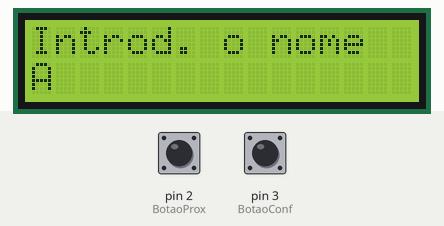
This sketch was run on a simulated Arduino Uno, built with avr-gcc and run on an emulated ATmega328P. Shown: 16×2 character LCD. The inputs (shaded band) are chosen by the test bench; at power-on: pin 2 (BotaoProx) HIGH, pin 3 (BotaoConf) HIGH. What the sketch prints to the serial monitor is not drawn.

Above: at 1.2 s.
1.3 s: pin 2 (BotaoProx) pulled LOW for 3.2 s
At 5.5 s:
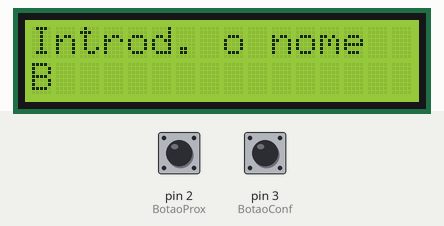
6.0 s: pin 3 (BotaoConf) pulled LOW for 3.2 s
At 8.6 s:
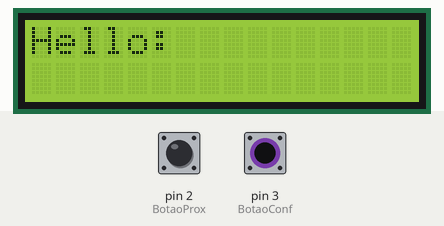
Timing chart, 0 to 10.1 s (numbered marks = the images above; inputs shaded):
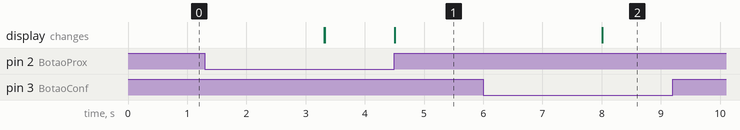

The sketch:

Code_5_.ino
```cpp
#include <Adafruit_LiquidCrystal.h>
#define BotaoProx 2
#define BotaoConf 3
int pos = 0, l = 0;
unsigned long tempoProx = 0, tempoConf = 0;
char caracteres[] = "ABCDEFGHIJKLMNOPQRSTUVWXYZabcdefghijklmnopqrstuvwxyz .<";
char nome[15] = "";
bool nomeConcluido = false;
Adafruit_LiquidCrystal lcd_1(0);

void setup() {
  pinMode(2, INPUT_PULLUP);
  pinMode(3, INPUT_PULLUP);
  Serial.begin(9600);
  lcd_1.begin(16, 2);
  lcd_1.print("Introd. o nome");
}

void loop() {
  if (nomeConcluido) {
    return;
  }

  lcd_1.setCursor(pos, 1);
  lcd_1.print(caracteres[l]);

  if (digitalRead(BotaoProx) == LOW) {
    tempoProx = millis();
    while (digitalRead(BotaoProx) == LOW) {
      if (millis() - tempoProx > 2000) {
        pos = 0;
        l = 0;
        memset(nome, 0, sizeof(nome));
        lcd_1.clear();
        lcd_1.setCursor(0, 0);
        lcd_1.print("Introd. o nome");
        return;
      }
    }
    if (l < 54) {
      l++;
    } else {
      l = 0;
    }
    lcd_1.setCursor(pos, 1);
    lcd_1.print(caracteres[l]);
  }

  if (digitalRead(BotaoConf) == LOW) {
    tempoConf = millis();
    while (digitalRead(BotaoConf) == LOW) {
      if (millis() - tempoConf > 2000) {
        nomeConcluido = true;
        nome[pos] = '\0';
        lcd_1.clear();
        lcd_1.setCursor(0, 0);
        lcd_1.print("Hello:");
        lcd_1.setCursor(0, 1);
        lcd_1.print(nome);
        Serial.print("Nome inserido: ");
        Serial.println(nome);
        return;
      }
    }
    if (caracteres[l] == '<') {
      if (pos > 0) {
        pos--;
        nome[pos] = '\0';
        lcd_1.setCursor(pos, 1);
        lcd_1.print(" ");
      }
    } else if (pos < 14) {
      nome[pos] = caracteres[l];
      pos++;
    }
    lcd_1.setCursor(pos, 1);
    lcd_1.print(" ");
  }
}
```

Measured:
- after the input at 1.3 s, the display: first changes after 2.0 s (image 1 shows a later state)
- after the input at 6.0 s, the display: changes after 2.0 s (image 2)
